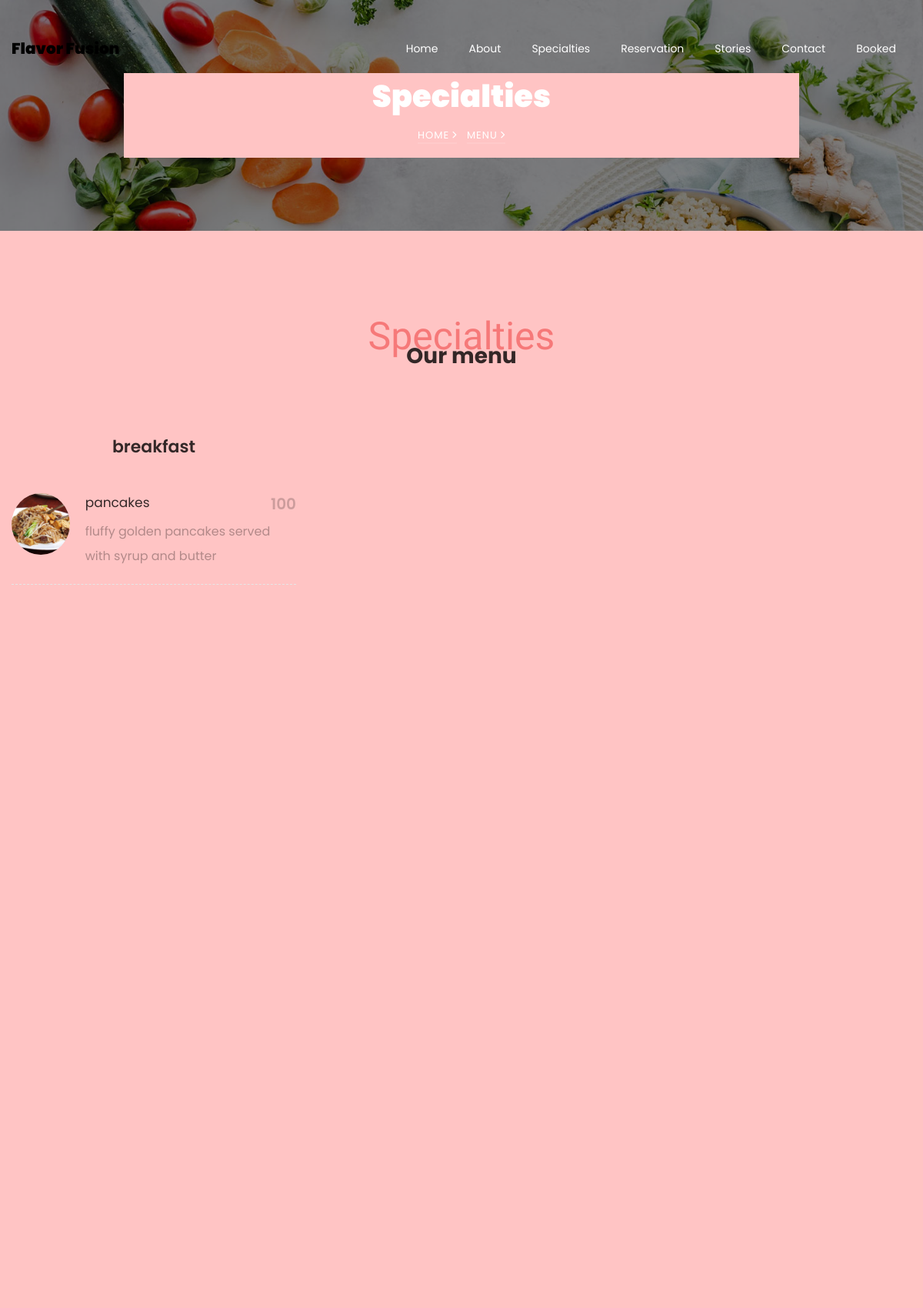
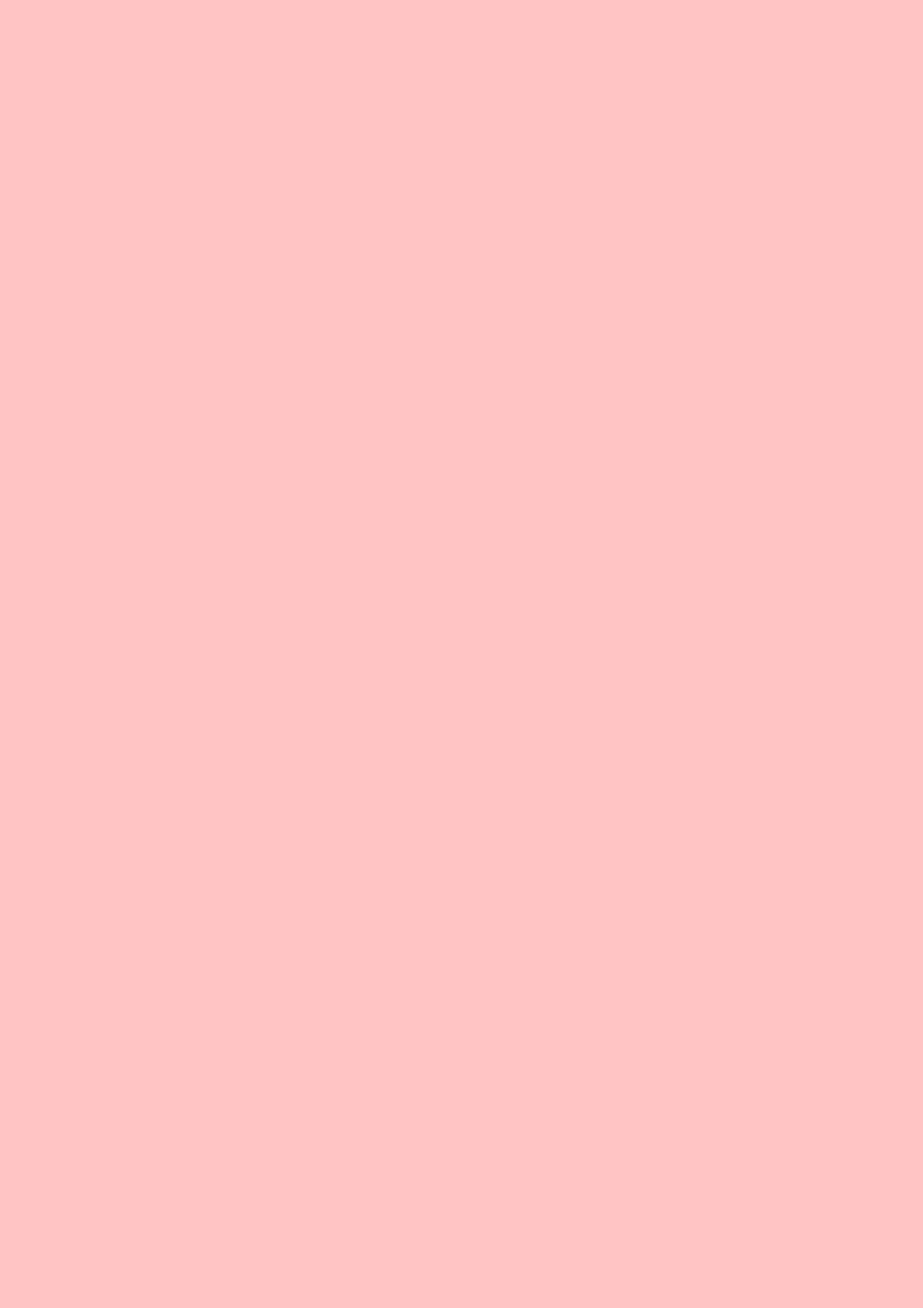
The page /menu (upper part) on the database its author committed (2 pictures, top to bottom).
### restaurant/models.py (models this page shows, shortened)
class Ourmenu(models.Model):
    category_options = [
        ('breakfast', 'Breakfast'),
        ('lunch', 'Lunch'),
        ('dinner', 'Dinner'),
        ('Dessert', 'Dessert'),
        ('Winecard', 'Winecard'),
        ('Drinks', 'Drinks')
    ]
    foodname = models.CharField(max_length=50, blank=False, null=False)
    category = models.CharField(max_length=50, choices=category_options, default='Dinner')
    foodimage = models.ImageField(upload_to='ourmenu')
    description = models.CharField(max_length=200, blank=False, null=False)
    price = models.PositiveIntegerField()

### restaurant/views.py (the view)
# urls.py: path('menu', views.menu, name='menu'),
def menu(request):
    menu = Ourmenu.objects.all()
    footer = Footer.objects.all()
    return render(request, "menu.html", {"menu": menu, "footer":footer})

### restaurant/templates/menu.html (shortened to what this page needs)
{% extends 'common.html' %}
{% load static %}
{% block body %}
    <section class="hero-wrap hero-wrap-2" style="background-image: url('{% static 'images/bg_4.jpg' %}');" data-stellar-background-ratio="0.5">
      <div class="container">
        <div class="row no-gutters slider-text align-items-center justify-content-center">
          <div class="col-md-9 ftco-animate text-center" style="background: #ffc4c4" >
            <h1 class="mb-2 bread">Specialties</h1>
            <p class="breadcrumbs"><span class="mr-2"><a href="index.html">Home <i class="ion-ios-arrow-forward"></i></a></span> <span>Menu <i class="ion-ios-arrow-forward"></i></span></p>
          </div>
        </div>
      </div>
    </section>
<section class="ftco-section" style="background: #ffc4c4">
    	<div class="container">
    		<div class="row justify-content-center mb-5 pb-2">
          <div class="col-md-7 text-center heading-section ftco-animate">
          	<span class="subheading">Specialties</span>
            <h2 class="mb-4">Our menu</h2>
          </div>
        </div>
{% for menu in menu %}
        <div class="row">
        	<div class="col-md-6 col-lg-4 menu-wrap">
        		<div class="heading-menu text-center ftco-animate">
        			<h3>{{ menu.category }}</h3>
        		</div>
        		<div class="menus d-flex ftco-animate">
              <div class="menu-img img" style="background-image: url( 'media/{{ menu.foodimage }}');"></div>
              <div class="text">
              	<div class="d-flex">
	                <div class="one-half">
	                  <h3>{{ menu.foodname }}</h3>
	                </div>
	                <div class="one-forth">
	                  <span class="price">{{ menu.price }}</span>
	                </div>
	              </div>
	              <p><span>{{ menu.description }}</span></p>
              </div>
            </div>
        	</div>
        </div>
{% endfor %}
        <div class="row">
        </div>
    	</div>
    </section>
{% endblock %}

### rows shown on the page
Ourmenu: category "breakfast", foodimage (picture), foodname "pancakes", price "100", description "fluffy golden pancakes served with syrup and butter"
